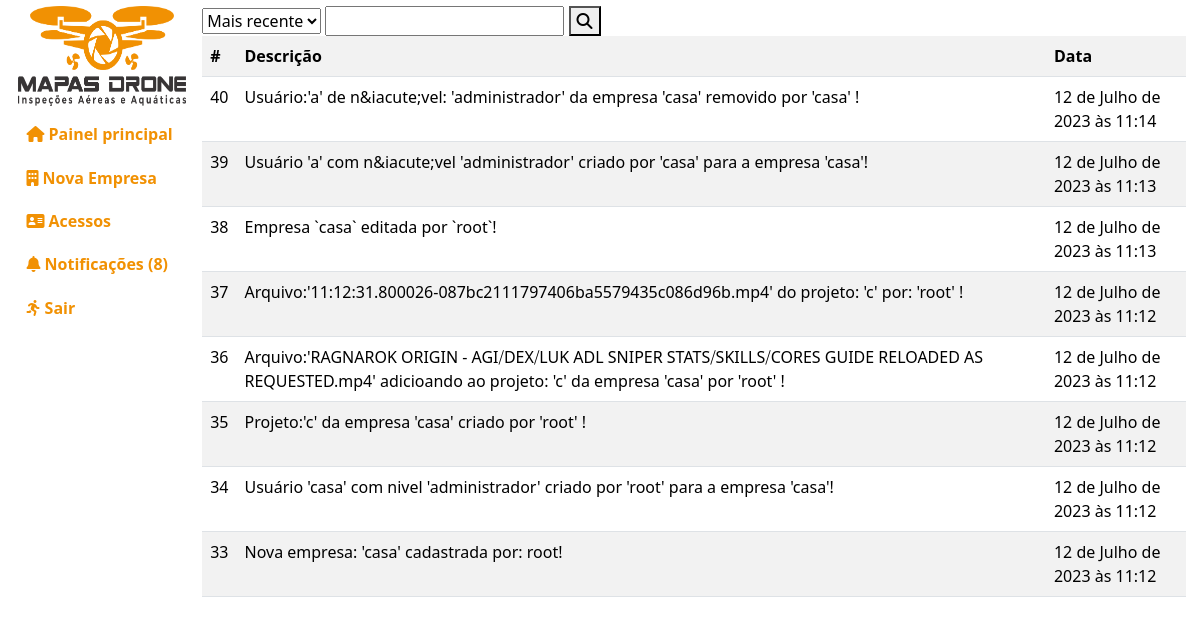
Before: /administracao/notificacoes/ (signed in) with the older database file.
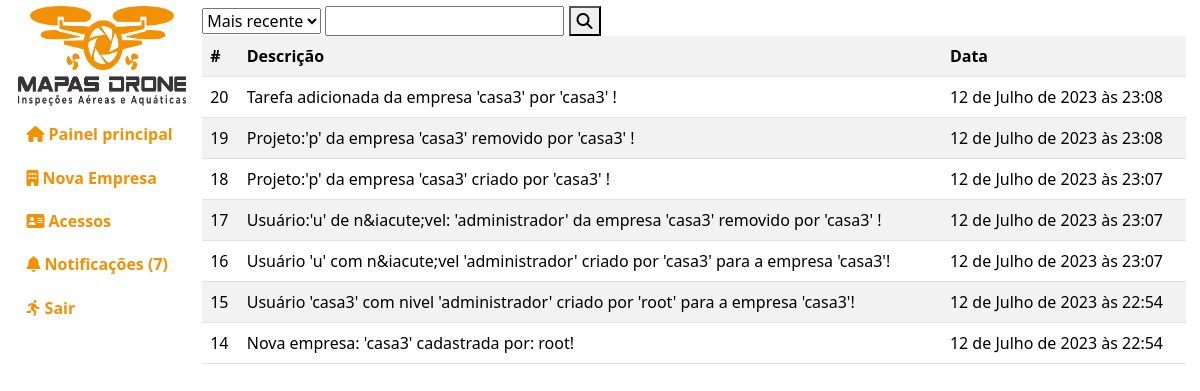
After: the same page with the newer database file.
### empresa/models.py (models this page shows, shortened)
class Notificacoes(models.Model):
    descricao = models.TextField(default="")
    empresa = models.ForeignKey(Empresa, on_delete=models.CASCADE, default="")
    visto = models.BooleanField(default=0)
    data = models.DateTimeField(default=timezone.now)
    class Meta:
        db_table = "notificacoes"
        verbose_name = "Notificacao"
        verbose_name_plural = "Notificacoes"
        ordering = ["-id"]

### administracao/views.py (the view)
# urls.py: path("notificacoes/", views.notificacoes),
def notificacoes(request):
    if request.user.is_authenticated:
        notificacoes = pega_notificacoes(request=request)
        if request.method == "POST":
            if request.POST.get("pesquisa"):
                notificacoes = notificacoes.filter(
                    descricao__contains=request.POST.get("pesquisa"))
            if request.POST.get("ordem") == '2':
                notificacoes = notificacoes.order_by("id")
        pages = paginacao(request, data=notificacoes, qtd_pagina=10)
        update_notificacoes(notificacoes)
        context = {"notificacoes": notificacoes, "pages": pages}
        return render(request, "administracao/public/notificacoes.html", context)
    return redirect("/")

### administracao/views.py (called while the page is built)
def update_notificacoes(notificacoes):
    for n in notificacoes:
        up = Notificacoes.objects.filter(id=n.id)
        up.update(visto=1)

### index/auxiliar.py (called while the page is built)
def pega_notificacoes(request):
    try:
        login = Login.objects.get(usuario=request.user)
        notificacoes = Notificacoes.objects.filter(empresa=login.empresa)
    except:
        notificacoes = Notificacoes.objects.all()
    return notificacoes

### index/funcoes.py (called while the page is built)
def paginacao(request, data, qtd_pagina):
    paginacao = Paginator(data, qtd_pagina)
    page_num = request.GET.get('page')
    page = paginacao.get_page(page_num)
    return page

### templates/administracao/public/notificacoes.html (shortened to what this page needs)
{% extends 'base.html' %}
{% load static %}
{% load django_bootstrap5 %}
{% block css %}
<link rel="stylesheet" href="{% static 'index/css/administracao.css' %}">
{% endblock %}
{% block ld %}
{% if notificacoes %}
<div class="filtro">
    <form action="" method="post">
        <select name="ordem" id="ordem">
            <option value="1">Mais recente</option>
        </select>
        <input type="search" name="pesquisa" id="pesquisa" />
        <button>
            <i class="fa-solid fa-magnifying-glass"></i>
        </button>
    </form>
</div>
<table class="table table-striped">
    <tr>
        <th>#</th>
        <th>Descri&ccedil;&atilde;o</th>
        <th>Data</th>
    </tr>
    {% for page in pages %}
        <tr>
            <td>{{page.id}}</td>
            <td>{{page.descricao}}</td>
            <td>{{page.data}}</td>
        </tr>
    {% endfor %}
</table>
{% else %}
<div class="alert alert-danger">Sem notifica&ccedil;&otilde;es</div>
{% endif %}
{% endblock %}

Changed rows visible on the page:
removed Notificacoes: id "40", descricao "Usuário:'a' de n&iacute;vel: 'administrador' da empresa 'casa' removido por 'casa' !", data "12 de Julho de 2023 às 11:14"
removed Notificacoes: id "39", descricao "Usuário 'a' com n&iacute;vel 'administrador' criado por 'casa' para a empresa 'casa'!", data "12 de Julho de 2023 às 11:13"
removed Notificacoes: id "38", descricao "Empresa `casa` editada por `root`!", data "12 de Julho de 2023 às 11:13"
removed Notificacoes: id "37", descricao "Arquivo:'11:12:31.800026-087bc2111797406ba5579435c086d96b.mp4' do projeto: 'c' por: 'root' !", data "12 de Julho de 2023 às 11:12"
removed Notificacoes: id "36", descricao "Arquivo:'RAGNAROK ORIGIN - AGI⧸DEX⧸LUK ADL SNIPER STATS⧸SKILLS⧸CORES GUIDE RELOADED AS REQUESTED.mp4' adicioando ao projeto: 'c' da empresa 'casa' por 'root' !", data "12 de Julho de 2023 às 11:12"
removed Notificacoes: id "35", descricao "Projeto:'c' da empresa 'casa' criado por 'root' !", data "12 de Julho de 2023 às 11:12"
removed Notificacoes: id "34", descricao "Usuário 'casa' com nivel 'administrador' criado por 'root' para a empresa 'casa'!", data "12 de Julho de 2023 às 11:12"
removed Notificacoes: id "33", descricao "Nova empresa: 'casa' cadastrada por: root!", data "12 de Julho de 2023 às 11:12"
added Notificacoes: id "20", descricao "Tarefa adicionada da empresa 'casa3' por 'casa3' !", data "12 de Julho de 2023 às 23:08"
added Notificacoes: id "19", descricao "Projeto:'p' da empresa 'casa3' removido por 'casa3' !", data "12 de Julho de 2023 às 23:08"
added Notificacoes: id "18", descricao "Projeto:'p' da empresa 'casa3' criado por 'casa3' !", data "12 de Julho de 2023 às 23:07"
added Notificacoes: id "17", descricao "Usuário:'u' de n&iacute;vel: 'administrador' da empresa 'casa3' removido por 'casa3' !", data "12 de Julho de 2023 às 23:07"
added Notificacoes: id "16", descricao "Usuário 'u' com n&iacute;vel 'administrador' criado por 'casa3' para a empresa 'casa3'!", data "12 de Julho de 2023 às 23:07"
added Notificacoes: id "15", descricao "Usuário 'casa3' com nivel 'administrador' criado por 'root' para a empresa 'casa3'!", data "12 de Julho de 2023 às 22:54"
added Notificacoes: id "14", descricao "Nova empresa: 'casa3' cadastrada por: root!", data "12 de Julho de 2023 às 22:54"
Other visible differences:
{{ notificacoes|length }}: "8" → "7"
